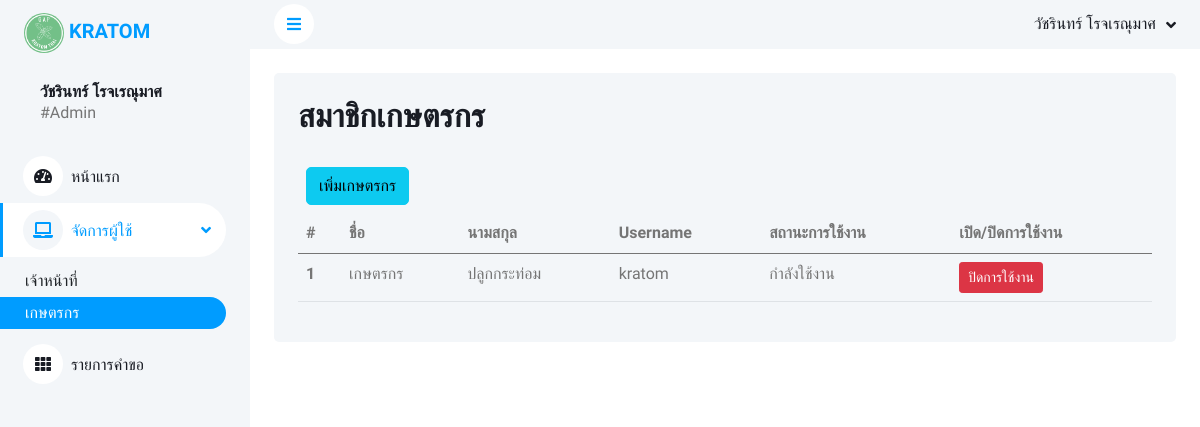
/admin/memberuser.php (signed in), run on the app's committed database.
### tables this page shows
CREATE TABLE `user` (
  `id_user` int(11) NOT NULL,
  `username` varchar(30) DEFAULT NULL,
  `password` varchar(40) DEFAULT NULL,
  `name` varchar(100) DEFAULT NULL,
  `lastname` varchar(50) DEFAULT NULL,
  `user_type` int(11) DEFAULT NULL,
  `user_status` int(11) DEFAULT '1'
);

### admin/header.php (called while the page is built, shortened)
<?php
  $user_id= $_SESSION['user_id'];
  $a_name = $_SESSION['a_name'];
?>

### admin/memberuser.php (the view, shortened to what this page needs)
<!DOCTYPE html>
<html lang="en">
<head>
    <?php
    include('header.php');
    $query = "SELECT * FROM user WHERE user_type=1 AND id_user != '$user_id' ORDER BY id_user ASC" or die("Error:" . mysqli_error($con));
    $result = mysqli_query($con, $query);
    ?>
    <link href="https://cdnjs.cloudflare.com/ajax/libs/font-awesome/5.10.0/css/all.min.css" rel="stylesheet">
    <link href="https://cdn.jsdelivr.net/npm/bootstrap-icons@1.4.1/font/bootstrap-icons.css" rel="stylesheet">
    <link href="lib/owlcarousel/assets/owl.carousel.min.css" rel="stylesheet">
    <link href="lib/tempusdominus/css/tempusdominus-bootstrap-4.min.css" rel="stylesheet" />
    <link href="css/bootstrap.min.css" rel="stylesheet">
    <link href="css/style.css" rel="stylesheet">
</head>
<body>
    <div class="container-xxl position-relative bg-white d-flex p-0">
        <div class="sidebar pe-4 pb-3">
            <nav class="navbar bg-light navbar-light">
                <a href="index.php" class="navbar-brand mx-4 mb-4">
                    <div class="position-relative">
                        <img class="rounded-circle" src="../images/11478160-D297-4215-BCA7-84A3191EB15D.png" alt="" style="width: 40px; height: 40px;">
                    <strong class="text-primary">KRATOM</strong>
                    </div>
                </a>
                <div class="d-flex align-items-center ms-4 mb-4">
                    <div class="ms-3">
                        <h6 class="mb-0"><?php echo $a_name; ?></h6>
                        <span>#Admin</span>
                    </div>
                </div>
                <div class="navbar-nav w-100">
                    <a href="index.php" class="nav-item nav-link"><i class="fa fa-tachometer-alt me-2"></i>หน้าแรก</a>
                    <div class="nav-item dropdown">
                        <a href="#" class="nav-link dropdown-toggle active" data-bs-toggle="dropdown"><i class="fa fa-laptop me-2"></i>จัดการผู้ใช้</a>
                        <div class="dropdown-menu bg-transparent border-0 show">
                            <a href="memberadmin.php" class="dropdown-item">เจ้าหน้าที่</a>
                            <a href="memberuser.php" class="dropdown-item active">เกษตรกร</a>
                        </div>
                    </div>
                    <a href="list_petition.php" class="nav-item nav-link"><i class="fa fa-th me-2"></i>รายการคำขอ</a>
                </div>
            </nav>
        </div>
        <div class="content">
            <?php
            include('navber.php');
            ?>
            <div class="container-fluid pt-4 px-4">
            <div class="col-12">
                <div class="bg-light rounded h-100 p-4">
                    <h2 class="mb-4">สมาชิกเกษตรกร</h2>
                    <button type="button" class="btn btn-info m-2" data-bs-toggle="modal" data-bs-target="#adduser">เพิ่มเกษตรกร</button>
                    <div class="table-responsive">
                        <table class="table">
                            <thead>
                                <tr>
                                    <th scope="col">#</th>
                                    <th scope="col">ชื่อ</th>
                                    <th scope="col">นามสกุล</th>
                                    <th scope="col">Username</th>
                                    <th scope="col">สถานะการใช้งาน</th>
                                    <th scope="col">เปิด/ปิดการใช้งาน</th>
                                </tr>
                            </thead>
                            <?php
                                $num = 1;
                                if($result->num_rows == 0){
                            ?>
                                    <tr align="center">
                                    <td colspan="6">ไม่พบข้อมูล</td>
                                    </tr>
                            <?php
                                }else{
                                    while ($row_am =  mysqli_fetch_assoc($result)){ ?>
                            <tbody>
                                <tr>
                                    <th scope="row"><?php echo $num; $num++; ?></th>
                                    <td><?php echo $row_am['name']; ?></td>
                                    <td><?php echo $row_am['lastname']; ?></td>
                                    <td><?php echo $row_am['username']; ?></td>
                                    <?php if($row_am['user_status'] == 1){ ?>
                                        <td> กำลังใช้งาน </td>
                                        <td><a href="user_disable_db.php?ID=<?php echo $row_am['id_user']; ?>" class='btn btn-danger btn-sm'  onclick="return confirm('ยันยันการปิดการใช้งาน')">ปิดการใช้งาน</a> </td>
                                    <?php }elseif($row_am['user_status'] == 0){ ?>
                                        <td> ถูกปิดงานใช้งาน </td>
                                        <td><a href="user_enable_db.php?ID=<?php echo $row_am['id_user']; ?>" class='btn btn-success'  onclick="return confirm('ยืนยันเปิดการใช้งาน')">เปิดการใช้งาน</a> </td>
                                    <?php }?>
                                </tr>
                            </tbody>
                            <?php }} ; ?>
                        </table>
                    </div>
                </div>
            </div>
            </div>
        </div>
    </div>
</body>
</html>

### admin/css/style.css (style rules this page uses)
:root { --primary: #009CFF; --light: #F3F6F9; --dark: #191C24; }
.btn { transition: .5s; }
.sidebar { position: fixed; top: 0; left: 0; bottom: 0; width: 250px; height: 100vh; overflow-y: auto; background: var(--light); transition: 0.5s; z-index: 999; }
.content { margin-left: 250px; min-height: 100vh; background: #FFFFFF; transition: 0.5s; }
@media (min-width: 992px) { .sidebar { margin-left: 0; } }
@media (min-width: 992px) { .content { width: calc(100% - 250px); } }
.sidebar .navbar .navbar-nav .nav-link { padding: 7px 20px; color: var(--dark); font-weight: 500; border-left: 3px solid var(--light); border-radius: 0 30px 30px 0; outline: none; }
.sidebar .navbar .navbar-nav .nav-link:hover, .sidebar .navbar .navbar-nav .nav-link.active { color: var(--primary); background: #FFFFFF; border-color: var(--primary); }
.sidebar .navbar .navbar-nav .nav-link i { width: 40px; height: 40px; display: inline-flex; align-items: center; justify-content: center; background: #FFFFFF; border-radius: 40px; }
.sidebar .navbar .navbar-nav .nav-link:hover i, .sidebar .navbar .navbar-nav .nav-link.active i { background: var(--light); }
.sidebar .navbar .dropdown-toggle::after { position: absolute; top: 15px; right: 15px; border: none; content: "\f107"; font-family: "Font Awesome 5 Free"; font-weight: 900; transition: .5s; }
.sidebar .navbar .dropdown-item { padding-left: 25px; border-radius: 0 30px 30px 0; }

### data on the page
user: name "เกษตรกร", lastname "ปลูกกระท่อม", username "kratom"

### other printed values
$a_name "วัชรินทร์ โรจเรณุมาศ"
